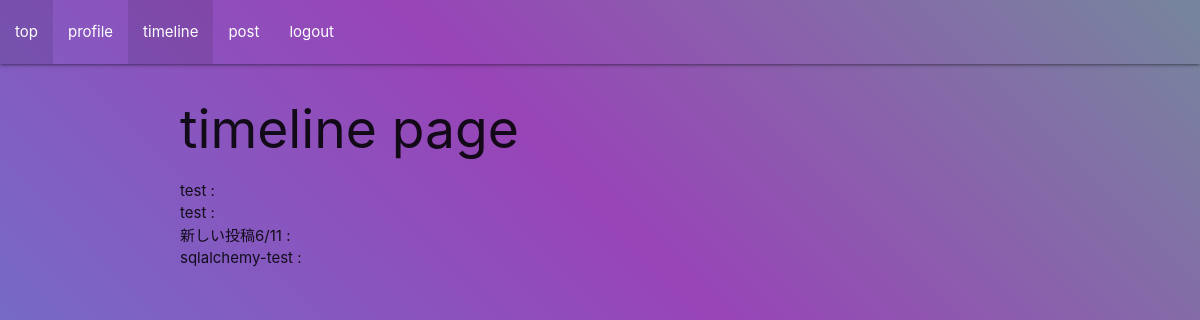
Page /timeline (signed in) on the earlier database version.
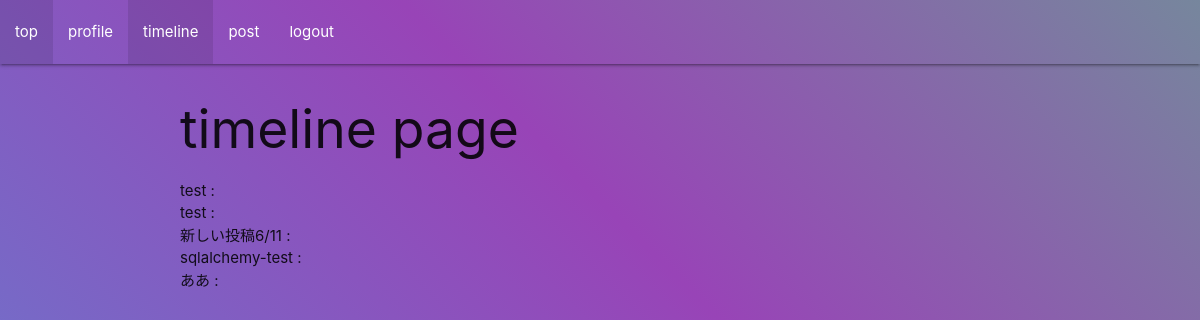
Same page on the later database version.
### app.py (models this page shows)
class Post(Base):
    __tablename__ = 'posts'
    id = Column(Integer, primary_key=True)
    content = Column(String)

### app.py (the view)
@app.route('/timeline')
def timeline():
    success_message = request.args.get('success_message')
    posts = db_session.query(Post.content).all()
    return render_template('timeline.html', success_message=success_message, posts=posts)

### app.py (called while the page is built)
@app.context_processor
def inject_is_active():
    def is_active(page):
        return 'active' if request.path == url_for(page) else ''
    return dict(is_active=is_active)

@app.context_processor
def page_list():
    before_login_list = ['top', 'register', 'login']
    after_login_list = ['top', 'profile', 'timeline', 'post', 'logout']
    if 'username' in session:
        page_list = after_login_list
    else:
        page_list = before_login_list
    return dict(page_list=page_list)

### templates/timeline.html (shortened to what this page needs)
{% extends "base.html" %}
{% block content %}
<div class="container">
    <h2>timeline page</h2>
    {% for post in posts %}
        <div>{{ post[0] | string ~ " : " ~ post[1] }}</div>
    {% endfor %}
</div>
{% endblock %}

### templates/base.html (shortened to what this page needs)
<!DOCTYPE html>
<html lang="en">
<head>
    <link rel="stylesheet" href="{{ url_for('static', filename='styles.css') }}">
    <link rel="stylesheet" href="https://cdnjs.cloudflare.com/ajax/libs/materialize/1.0.0/css/materialize.min.css">
</head>
<nav style="background: none;">
    <div class="nav-wrapper ">
        <ul class="hide-on-med-and-down">
            {% for i in page_list %}
            <li class="{{ is_active(i) }}"><a href="{{ url_for(i) }}">{{i}}</a></li>
            {% endfor %}
        </ul>
    </div>
</nav>
{% block content %}
{% endblock %}
</body>
</html>

### static/styles.css (style rules this page uses)
nav { background-color: transparent; }

Differences in the rows shown:
added Post: content "ああ :"
